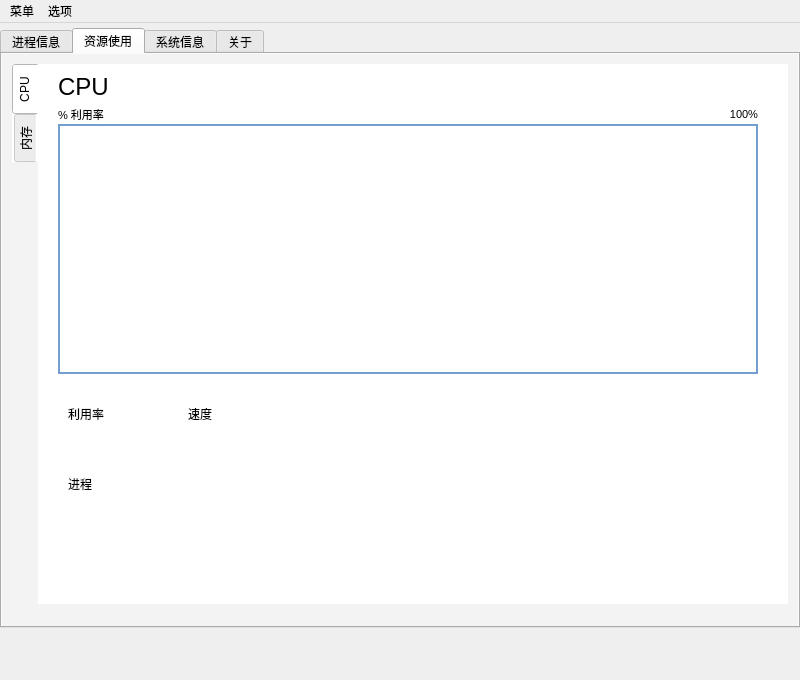
<?xml version="1.0" encoding="UTF-8"?>
<ui version="4.0">
 <class>MainWindow</class>
 <widget class="QMainWindow" name="MainWindow">
  <property name="geometry">
   <rect>
    <x>0</x>
    <y>0</y>
    <width>800</width>
    <height>680</height>
   </rect>
  </property>
  <property name="windowTitle">
   <string>Tasks Manager</string>
  </property>
  <widget class="QWidget" name="centralWidget">
   <property name="styleSheet">
    <string notr="true">boder:none;</string>
   </property>
   <widget class="QTabWidget" name="tabWidget">
    <property name="geometry">
     <rect>
      <x>0</x>
      <y>5</y>
      <width>800</width>
      <height>600</height>
     </rect>
    </property>
    <property name="styleSheet">
     <string notr="true"/>
    </property>
    <property name="currentIndex">
     <number>1</number>
    </property>
    <property name="iconSize">
     <size>
      <width>16</width>
      <height>16</height>
     </size>
    </property>
    <widget class="QWidget" name="process">
     <property name="styleSheet">
      <string notr="true">border:0px;
background-color: rgb(255, 255, 255);</string>
     </property>
     <attribute name="title">
      <string>进程信息</string>
     </attribute>
     <widget class="QTableWidget" name="processTable">
      <property name="geometry">
       <rect>
        <x>0</x>
        <y>10</y>
        <width>800</width>
        <height>551</height>
       </rect>
      </property>
      <property name="styleSheet">
       <string notr="true">QTableWidget::item
{
	border-right:1px solid rgb(252, 175, 62);
}

QHeaderView
{
	min-height: 50px;
	border:2.2px solid rgb(136, 138, 133);
	border-left:none;
	border-right:none;
	border-top:none;
}

QHeaderView::section {	
	color: black;
	padding: 1px 1px 1px 1px;
	background-color: rgba(255,255,255,100%);
	border:2px solid rgba(136, 138, 133, 255);
	border-right-color: qlineargradient(spread:pad, x1:0, y1:1, x2:0, y2:0, stop:0 rgba(136, 138, 133, 255), stop:1 rgb(243, 243, 243,255));
	border-left:none;
	border-bottom:none;
	border-top:none;
}

QScrollBar:vertical{
    width:25px;
    border:none;
    margin:0px,0px,0px,0px;
    padding-top:25px;
    padding-bottom:25px;
	border-color: rgba(0, 0, 0,10%);
}

QScrollBar::handle:vertical
{
    width:25px;
	border:none;
    background:rgba(0,0,0,25%);
    min-height:20;
}
QScrollBar::handle:vertical:hover
{
    background:rgba(0,0,0,40%);
}

QScrollBar::add-line:vertical
{
	width:25px;
	height:25px;
	background:rgba(0,0,0,10%);
	border-image: url(:/images/arrow-down-1.png);
	subcontrol-position: center bottom;
	left:-5px;
}
QScrollBar::sub-line:vertical
{
	width:25px;
	height:25px;
	background: rgba(0,0,0,10%);
	border-image: url(:/images/arrow-up-1.png);
	subcontrol-position: center top;
	left:-5px;
}

QScrollBar::add-page:vertical,QScrollBar::sub-page:vertical
{
    background:rgba(0,0,0,10%);
}

QHeaderView::up-arrow { 
subcontrol-position: center top;
width: 15px;
height: 15px;
top: 5px;
}
QHeaderView::down-arrow { 
subcontrol-position: center top;
width: 15px;
height: 15px;
top: 5px;
}
</string>
      </property>
      <property name="editTriggers">
       <set>QAbstractItemView::NoEditTriggers</set>
      </property>
      <property name="selectionMode">
       <enum>QAbstractItemView::ExtendedSelection</enum>
      </property>
      <property name="selectionBehavior">
       <enum>QAbstractItemView::SelectRows</enum>
      </property>
      <property name="showGrid">
       <bool>false</bool>
      </property>
      <property name="gridStyle">
       <enum>Qt::SolidLine</enum>
      </property>
      <property name="sortingEnabled">
       <bool>true</bool>
      </property>
      <property name="wordWrap">
       <bool>true</bool>
      </property>
      <attribute name="horizontalHeaderDefaultSectionSize">
       <number>125</number>
      </attribute>
      <attribute name="horizontalHeaderHighlightSections">
       <bool>false</bool>
      </attribute>
      <attribute name="verticalHeaderVisible">
       <bool>false</bool>
      </attribute>
      <column>
       <property name="text">
        <string>PID</string>
       </property>
       <property name="font">
        <font>
         <pointsize>14</pointsize>
        </font>
       </property>
       <property name="textAlignment">
        <set>AlignLeading|AlignBottom</set>
       </property>
      </column>
      <column>
       <property name="text">
        <string>名称</string>
       </property>
       <property name="font">
        <font>
         <pointsize>14</pointsize>
         <weight>50</weight>
         <bold>false</bold>
        </font>
       </property>
       <property name="textAlignment">
        <set>AlignLeading|AlignBottom</set>
       </property>
      </column>
      <column>
       <property name="text">
        <string>状态</string>
       </property>
       <property name="font">
        <font>
         <pointsize>14</pointsize>
        </font>
       </property>
       <property name="textAlignment">
        <set>AlignHCenter|AlignBottom</set>
       </property>
      </column>
      <column>
       <property name="text">
        <string>CPU</string>
       </property>
       <property name="font">
        <font>
         <pointsize>14</pointsize>
        </font>
       </property>
       <property name="textAlignment">
        <set>AlignTrailing|AlignBottom</set>
       </property>
      </column>
      <column>
       <property name="text">
        <string>内存</string>
       </property>
       <property name="font">
        <font>
         <pointsize>14</pointsize>
        </font>
       </property>
       <property name="textAlignment">
        <set>AlignTrailing|AlignBottom</set>
       </property>
      </column>
      <column>
       <property name="text">
        <string>优先级</string>
       </property>
       <property name="font">
        <font>
         <pointsize>14</pointsize>
        </font>
       </property>
       <property name="textAlignment">
        <set>AlignTrailing|AlignBottom</set>
       </property>
      </column>
     </widget>
    </widget>
    <widget class="QWidget" name="resource">
     <property name="styleSheet">
      <string notr="true">border:0px;
background-color: rgb(243, 243, 243);</string>
     </property>
     <attribute name="title">
      <string>资源使用</string>
     </attribute>
     <widget class="QTabWidget" name="resources">
      <property name="geometry">
       <rect>
        <x>10</x>
        <y>10</y>
        <width>776</width>
        <height>540</height>
       </rect>
      </property>
      <property name="styleSheet">
       <string notr="true">background-color: rgb(255, 255, 255);</string>
      </property>
      <property name="tabPosition">
       <enum>QTabWidget::West</enum>
      </property>
      <property name="tabShape">
       <enum>QTabWidget::Rounded</enum>
      </property>
      <property name="currentIndex">
       <number>0</number>
      </property>
      <widget class="QWidget" name="CPU">
       <attribute name="title">
        <string>CPU</string>
       </attribute>
       <widget class="QWidget" name="cpuUse" native="true">
        <property name="geometry">
         <rect>
          <x>20</x>
          <y>60</y>
          <width>700</width>
          <height>250</height>
         </rect>
        </property>
        <property name="styleSheet">
         <string notr="true">background-color: rgb(255, 255, 255);
border: 2px solid rgb(114, 159, 207);</string>
        </property>
       </widget>
       <widget class="QLabel" name="label">
        <property name="geometry">
         <rect>
          <x>20</x>
          <y>10</y>
          <width>80</width>
          <height>25</height>
         </rect>
        </property>
        <property name="font">
         <font>
          <pointsize>18</pointsize>
         </font>
        </property>
        <property name="text">
         <string>CPU</string>
        </property>
       </widget>
       <widget class="QLabel" name="label_2">
        <property name="geometry">
         <rect>
          <x>20</x>
          <y>40</y>
          <width>80</width>
          <height>20</height>
         </rect>
        </property>
        <property name="font">
         <font>
          <pointsize>8</pointsize>
         </font>
        </property>
        <property name="text">
         <string>% 利用率</string>
        </property>
       </widget>
       <widget class="QLabel" name="label_3">
        <property name="geometry">
         <rect>
          <x>680</x>
          <y>40</y>
          <width>40</width>
          <height>20</height>
         </rect>
        </property>
        <property name="font">
         <font>
          <pointsize>8</pointsize>
         </font>
        </property>
        <property name="text">
         <string>100%</string>
        </property>
        <property name="alignment">
         <set>Qt::AlignRight|Qt::AlignTrailing|Qt::AlignVCenter</set>
        </property>
       </widget>
       <widget class="QLabel" name="modelname">
        <property name="geometry">
         <rect>
          <x>320</x>
          <y>20</y>
          <width>400</width>
          <height>20</height>
         </rect>
        </property>
        <property name="font">
         <font>
          <pointsize>12</pointsize>
         </font>
        </property>
        <property name="layoutDirection">
         <enum>Qt::LeftToRight</enum>
        </property>
        <property name="text">
         <string/>
        </property>
        <property name="alignment">
         <set>Qt::AlignRight|Qt::AlignTrailing|Qt::AlignVCenter</set>
        </property>
       </widget>
       <widget class="QLabel" name="cpumenu">
        <property name="geometry">
         <rect>
          <x>300</x>
          <y>340</y>
          <width>100</width>
          <height>150</height>
         </rect>
        </property>
        <property name="font">
         <font>
          <family>YaHei Consolas Hybrid</family>
          <pointsize>10</pointsize>
         </font>
        </property>
        <property name="text">
         <string/>
        </property>
        <property name="alignment">
         <set>Qt::AlignLeading|Qt::AlignLeft|Qt::AlignTop</set>
        </property>
       </widget>
       <widget class="QLabel" name="cpuinfo">
        <property name="geometry">
         <rect>
          <x>410</x>
          <y>340</y>
          <width>160</width>
          <height>150</height>
         </rect>
        </property>
        <property name="font">
         <font>
          <family>YaHei Consolas Hybrid</family>
          <pointsize>10</pointsize>
         </font>
        </property>
        <property name="text">
         <string/>
        </property>
        <property name="alignment">
         <set>Qt::AlignLeading|Qt::AlignLeft|Qt::AlignTop</set>
        </property>
       </widget>
       <widget class="QLabel" name="rateTitle">
        <property name="geometry">
         <rect>
          <x>30</x>
          <y>340</y>
          <width>80</width>
          <height>20</height>
         </rect>
        </property>
        <property name="font">
         <font>
          <family>YaHei Consolas Hybrid</family>
          <pointsize>9</pointsize>
          <weight>50</weight>
          <bold>false</bold>
         </font>
        </property>
        <property name="text">
         <string>利用率</string>
        </property>
       </widget>
       <widget class="QLabel" name="speedTitle">
        <property name="geometry">
         <rect>
          <x>150</x>
          <y>340</y>
          <width>40</width>
          <height>20</height>
         </rect>
        </property>
        <property name="font">
         <font>
          <family>YaHei Consolas Hybrid</family>
          <pointsize>9</pointsize>
         </font>
        </property>
        <property name="text">
         <string>速度</string>
        </property>
       </widget>
       <widget class="QLabel" name="useValue">
        <property name="geometry">
         <rect>
          <x>30</x>
          <y>360</y>
          <width>80</width>
          <height>40</height>
         </rect>
        </property>
        <property name="font">
         <font>
          <family>Ubuntu Light</family>
          <pointsize>14</pointsize>
          <weight>50</weight>
          <bold>false</bold>
         </font>
        </property>
        <property name="text">
         <string/>
        </property>
       </widget>
       <widget class="QLabel" name="speedValue">
        <property name="geometry">
         <rect>
          <x>150</x>
          <y>360</y>
          <width>100</width>
          <height>40</height>
         </rect>
        </property>
        <property name="font">
         <font>
          <family>Ubuntu Light</family>
          <pointsize>14</pointsize>
          <weight>50</weight>
          <bold>false</bold>
         </font>
        </property>
        <property name="text">
         <string/>
        </property>
       </widget>
       <widget class="QLabel" name="processTitle">
        <property name="geometry">
         <rect>
          <x>30</x>
          <y>410</y>
          <width>80</width>
          <height>20</height>
         </rect>
        </property>
        <property name="font">
         <font>
          <family>YaHei Consolas Hybrid</family>
          <pointsize>9</pointsize>
          <weight>50</weight>
          <bold>false</bold>
         </font>
        </property>
        <property name="text">
         <string>进程</string>
        </property>
       </widget>
       <widget class="QLabel" name="processValue">
        <property name="geometry">
         <rect>
          <x>30</x>
          <y>430</y>
          <width>100</width>
          <height>40</height>
         </rect>
        </property>
        <property name="font">
         <font>
          <family>Ubuntu Light</family>
          <pointsize>14</pointsize>
          <weight>50</weight>
          <bold>false</bold>
         </font>
        </property>
        <property name="text">
         <string/>
        </property>
       </widget>
      </widget>
      <widget class="QWidget" name="RAM">
       <attribute name="title">
        <string>内存</string>
       </attribute>
       <widget class="QWidget" name="ramUse" native="true">
        <property name="geometry">
         <rect>
          <x>20</x>
          <y>60</y>
          <width>700</width>
          <height>250</height>
         </rect>
        </property>
        <property name="styleSheet">
         <string notr="true">background-color: rgb(255, 255, 255);
border: 2px solid rgb(114, 159, 207);</string>
        </property>
       </widget>
       <widget class="QLabel" name="label_4">
        <property name="geometry">
         <rect>
          <x>20</x>
          <y>5</y>
          <width>80</width>
          <height>35</height>
         </rect>
        </property>
        <property name="font">
         <font>
          <pointsize>18</pointsize>
         </font>
        </property>
        <property name="text">
         <string>内存</string>
        </property>
       </widget>
       <widget class="QLabel" name="label_5">
        <property name="geometry">
         <rect>
          <x>20</x>
          <y>40</y>
          <width>80</width>
          <height>20</height>
         </rect>
        </property>
        <property name="font">
         <font>
          <pointsize>8</pointsize>
         </font>
        </property>
        <property name="text">
         <string>内存使用量</string>
        </property>
       </widget>
       <widget class="QLabel" name="totalsize">
        <property name="geometry">
         <rect>
          <x>660</x>
          <y>40</y>
          <width>60</width>
          <height>20</height>
         </rect>
        </property>
        <property name="font">
         <font>
          <pointsize>8</pointsize>
         </font>
        </property>
        <property name="text">
         <string/>
        </property>
        <property name="alignment">
         <set>Qt::AlignRight|Qt::AlignTrailing|Qt::AlignVCenter</set>
        </property>
       </widget>
       <widget class="QLabel" name="raminfo">
        <property name="geometry">
         <rect>
          <x>160</x>
          <y>340</y>
          <width>160</width>
          <height>150</height>
         </rect>
        </property>
        <property name="font">
         <font>
          <family>YaHei Consolas Hybrid</family>
          <pointsize>10</pointsize>
         </font>
        </property>
        <property name="text">
         <string/>
        </property>
        <property name="alignment">
         <set>Qt::AlignLeading|Qt::AlignLeft|Qt::AlignTop</set>
        </property>
       </widget>
       <widget class="QLabel" name="rammenu">
        <property name="geometry">
         <rect>
          <x>40</x>
          <y>340</y>
          <width>100</width>
          <height>150</height>
         </rect>
        </property>
        <property name="font">
         <font>
          <family>YaHei Consolas Hybrid</family>
          <pointsize>10</pointsize>
         </font>
        </property>
        <property name="text">
         <string/>
        </property>
        <property name="alignment">
         <set>Qt::AlignLeading|Qt::AlignLeft|Qt::AlignTop</set>
        </property>
       </widget>
      </widget>
     </widget>
    </widget>
    <widget class="QWidget" name="system">
     <attribute name="title">
      <string>系统信息</string>
     </attribute>
     <widget class="QLabel" name="osmenu">
      <property name="geometry">
       <rect>
        <x>120</x>
        <y>240</y>
        <width>120</width>
        <height>180</height>
       </rect>
      </property>
      <property name="font">
       <font>
        <family>YaHei Consolas Hybrid</family>
       </font>
      </property>
      <property name="text">
       <string/>
      </property>
      <property name="alignment">
       <set>Qt::AlignRight|Qt::AlignTop|Qt::AlignTrailing</set>
      </property>
     </widget>
     <widget class="QLabel" name="ubuntu">
      <property name="geometry">
       <rect>
        <x>350</x>
        <y>80</y>
        <width>100</width>
        <height>100</height>
       </rect>
      </property>
      <property name="styleSheet">
       <string notr="true">
image: url(:/images/ubuntu.png);</string>
      </property>
      <property name="text">
       <string/>
      </property>
     </widget>
     <widget class="QLabel" name="os_version">
      <property name="geometry">
       <rect>
        <x>250</x>
        <y>190</y>
        <width>300</width>
        <height>25</height>
       </rect>
      </property>
      <property name="font">
       <font>
        <family>Ubuntu Light</family>
        <pointsize>18</pointsize>
       </font>
      </property>
      <property name="text">
       <string/>
      </property>
      <property name="alignment">
       <set>Qt::AlignCenter</set>
      </property>
     </widget>
     <widget class="QLabel" name="osinfo">
      <property name="geometry">
       <rect>
        <x>245</x>
        <y>240</y>
        <width>420</width>
        <height>180</height>
       </rect>
      </property>
      <property name="font">
       <font>
        <family>YaHei Consolas Hybrid</family>
       </font>
      </property>
      <property name="text">
       <string/>
      </property>
      <property name="alignment">
       <set>Qt::AlignLeading|Qt::AlignLeft|Qt::AlignTop</set>
      </property>
     </widget>
    </widget>
    <widget class="QWidget" name="about">
     <attribute name="title">
      <string>关于</string>
     </attribute>
     <widget class="QLabel" name="aboutinfo">
      <property name="geometry">
       <rect>
        <x>200</x>
        <y>200</y>
        <width>400</width>
        <height>200</height>
       </rect>
      </property>
      <property name="text">
       <string/>
      </property>
      <property name="alignment">
       <set>Qt::AlignLeading|Qt::AlignLeft|Qt::AlignTop</set>
      </property>
     </widget>
    </widget>
   </widget>
  </widget>
  <widget class="QMenuBar" name="menuBar">
   <property name="geometry">
    <rect>
     <x>0</x>
     <y>0</y>
     <width>800</width>
     <height>32</height>
    </rect>
   </property>
   <widget class="QMenu" name="menu">
    <property name="title">
     <string>菜单</string>
    </property>
   </widget>
   <widget class="QMenu" name="menu_2">
    <property name="title">
     <string>选项</string>
    </property>
   </widget>
   <addaction name="menu"/>
   <addaction name="menu_2"/>
  </widget>
 </widget>
 <layoutdefault spacing="6" margin="11"/>
 <resources/>
 <connections/>
</ui>
